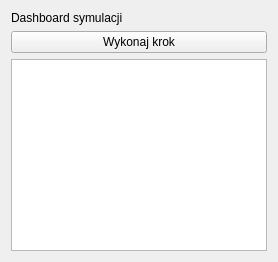
<?xml version="1.0" encoding="UTF-8"?>
<ui version="4.0">
 <class>DashboardView</class>
 <widget class="QWidget" name="DashboardView">
  <property name="windowTitle">
   <string>Dashboard symulacji</string>
  </property>
  <layout class="QVBoxLayout" name="verticalLayout">
   <item>
    <widget class="QLabel" name="headerLabel">
     <property name="text">
      <string>Dashboard symulacji</string>
     </property>
    </widget>
   </item>
   <item>
    <widget class="QPushButton" name="runStepButton">
     <property name="text">
      <string>Wykonaj krok</string>
     </property>
    </widget>
   </item>
   <item>
    <widget class="QPlainTextEdit" name="logView">
     <property name="readOnly">
      <bool>true</bool>
     </property>
    </widget>
   </item>
  </layout>
 </widget>
 <resources/>
 <connections/>
</ui>
